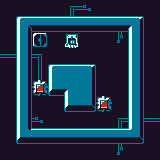

This game map was drawn from its Tiled (.tmx) file and the tilesets committed beside it. A one-line description and the full map source follow:
An orthogonal 10x10 tile map with 16x16 px tiles, 5 tile layers (background, level, cables, items, ...).

<map version="1.2" tiledversion="2018.11.13" orientation="orthogonal" renderorder="right-down" width="10" height="10" tilewidth="16" tileheight="16" infinite="0" nextlayerid="11" nextobjectid="1">
 <tileset firstgid="1" source="tileset.tsx" />
 <layer id="6" name="background" width="10" height="10">
  <data encoding="csv">
15,15,15,15,6,7,15,15,15,15,
15,15,15,15,15,15,15,15,15,15,
15,15,15,15,8,15,15,2684354567,15,15,
2684354574,15,2684354566,15,15,15,15,15,15,15,
15,15,14,15,15,15,15,15,15,15,
15,15,15,15,15,15,15,15,15,15,
15,15,15,15,15,15,15,15,15,15,
15,15,7,15,15,15,15,6,15,1610612750,
15,15,15,15,15,15,15,15,15,15,
15,15,15,15,15,15,15,2684354567,15,15
</data>
 </layer>
 <layer id="7" name="level" width="10" height="10">
  <data encoding="csv">
0,0,0,0,0,0,0,0,0,0,
0,25,26,26,26,26,26,26,27,0,
0,33,0,0,0,0,0,0,35,0,
0,33,0,0,0,0,0,0,35,0,
0,33,0,1,2,3,0,0,35,0,
0,33,0,17,5,11,0,0,35,0,
0,33,0,0,17,19,0,0,35,0,
0,33,0,0,0,0,0,0,35,0,
0,41,42,42,42,42,42,42,43,0,
0,0,0,0,0,0,0,0,0,0
</data>
 </layer>
 <layer id="8" name="cables" width="10" height="10">
  <data encoding="csv">
0,0,0,0,0,0,0,0,0,0,
0,0,0,0,0,0,0,0,0,0,
0,0,0,0,0,0,0,0,0,0,
0,0,0,0,0,0,0,0,0,0,
0,0,0,0,0,0,0,0,0,0,
0,0,0,0,0,0,0,0,0,0,
0,0,0,0,0,0,0,0,0,0,
0,0,0,0,0,0,0,0,0,0,
0,0,0,0,0,0,0,0,0,0,
0,0,0,0,0,0,0,0,0,0
</data>
 </layer>
 <layer id="9" name="items" width="10" height="10">
  <data encoding="csv">
0,0,0,0,0,0,0,0,0,0,
0,0,0,0,0,0,0,0,0,0,
0,0,16,0,0,0,0,0,0,0,
0,0,0,0,0,0,0,0,0,0,
0,0,0,0,0,0,0,0,0,0,
0,0,32,0,0,0,0,0,0,0,
0,0,0,0,0,0,32,0,0,0,
0,0,0,0,0,0,0,0,0,0,
0,0,0,0,0,0,0,0,0,0,
0,0,0,0,0,0,0,0,0,0
</data>
 </layer>
 <layer id="10" name="player" width="10" height="10">
  <data encoding="csv">
0,0,0,0,0,0,0,0,0,0,
0,0,0,0,0,0,0,0,0,0,
0,0,0,0,23,0,0,0,0,0,
0,0,0,0,0,0,0,0,0,0,
0,0,0,0,0,0,0,0,0,0,
0,0,0,0,0,0,0,0,0,0,
0,0,0,0,0,0,0,0,0,0,
0,0,0,0,0,0,0,0,0,0,
0,0,0,0,0,0,0,0,0,0,
0,0,0,0,0,0,0,0,0,0
</data>
 </layer>
</map>